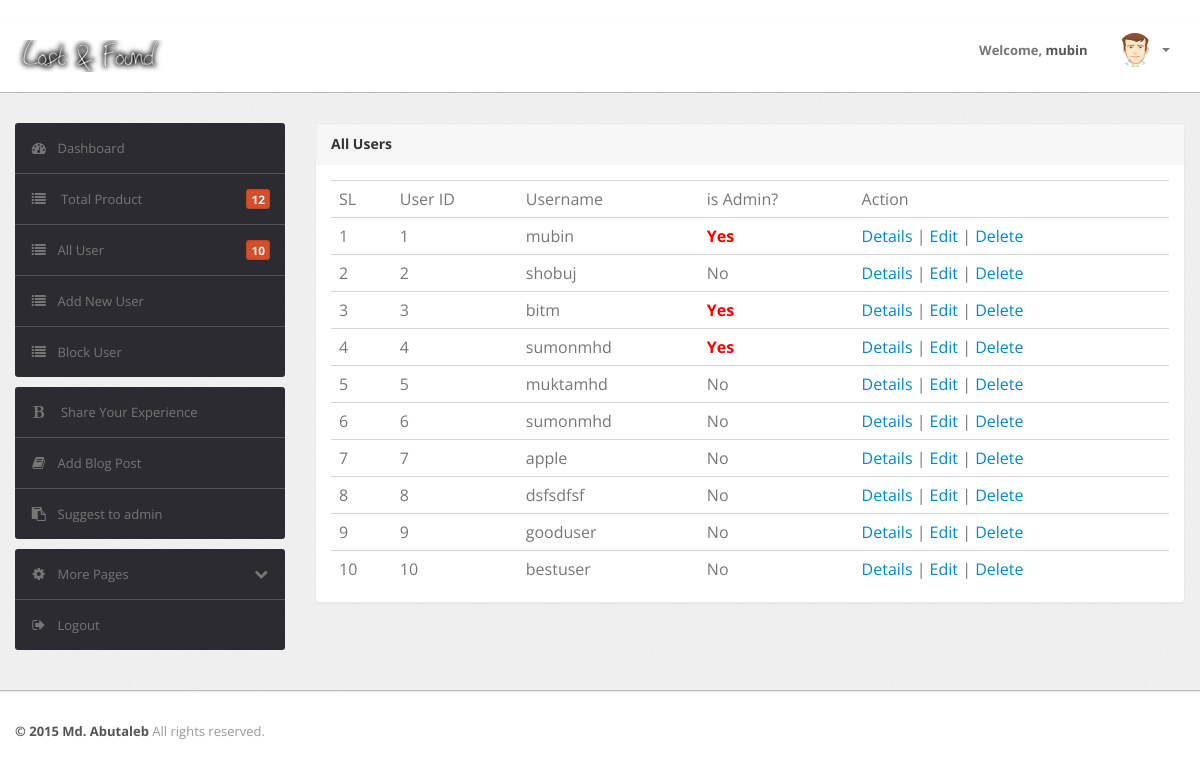
The page /user_list.php (signed in) on the database its author committed.
### tables this page shows
CREATE TABLE IF NOT EXISTS `users` (
  `id` int(4) NOT NULL,
  `username` varchar(63) NOT NULL,
  `email` varchar(100) NOT NULL,
  `password` varchar(50) NOT NULL,
  `is_admin` tinyint(1) NOT NULL,
  `created` datetime DEFAULT NULL,
  `created_by` int(11) DEFAULT NULL,
  `modified` datetime DEFAULT NULL,
  `modified_by` int(11) DEFAULT NULL
);

### src/Product/products.php (called while the page is built, shortened)
<?php
class Products
{
    function __construct()
    {
        $this->conn = new \PDO('mysql:host=localhost;dbname=lostnfound', 'root', '');
        $this->conn->setAttribute(\PDO::ATTR_ERRMODE, \PDO::ERRMODE_EXCEPTION);
    }
    public function number_of_row_product($id = '')
    {
        try {
            $sql = "SELECT * FROM `products`";
            $stmt = $this->conn->prepare($sql);
            $stmt->execute();
            return $stmt->rowCount();
        } catch (PDOException $e) {
            echo 'ERROR: ' . $e->getMessage();
        }
    }
}

### src/Users/users.php (called while the page is built, shortened)
<?php
class Users
{
    public $data = array();
    function __construct()
    {
        $this->conn = new \PDO('mysql:host=localhost;dbname=lostnfound', 'root', '');
        $this->conn->setAttribute(\PDO::ATTR_ERRMODE, \PDO::ERRMODE_EXCEPTION);
    }
    public function find_all_user()
    {
        try {
            $query = "SELECT * FROM users";
            $result = $this->conn->query($query);
            foreach ($result as $row) {
                $this->data[] = $row;
            }
            return $this->data;
        } catch (PDOException $e) {
            echo 'ERROR: ' . $e->getMessage();
        }
    }
    public function number_of_user_count()
    {
        try {
            $sql = "SELECT * FROM `users`";
            $stmt = $this->conn->prepare($sql);
            $stmt->execute();
            return $stmt->rowCount();
        } catch (PDOException $e) {
            echo 'ERROR: ' . $e->getMessage();
        }
    }
}

### user_list.php (the view, shortened to what this page needs)
<?php
if (isset($_SESSION['admin']) && !empty($_SESSION['admin'])) {
    $user_object = new Users();
    $all_users = $user_object->find_all_user();
    ?>
    ﻿<!DOCTYPE html>
    <html lang="en">
        <head>
        <head>
            <link type="text/css" href="bootstrap/css/bootstrap.min.css" rel="stylesheet">
            <link type="text/css" href="bootstrap/css/bootstrap-responsive.min.css" rel="stylesheet">
            <link type="text/css" href="css/theme.css" rel="stylesheet">
            <link type="text/css" href="images/icons/css/font-awesome.css" rel="stylesheet">
        </head>
        <body>
            <div class="navbar navbar-fixed-top">
                <div class="navbar-inner">
                    <div class="container">
                            <a class="brand" href="dashboard.php"><img src="assets/admin/layout3/img/mylogo2.png"</a>
                        <div class="nav-collapse collapse navbar-inverse-collapse">
                            <ul class="nav nav-icons">
                            </ul>
                            <ul class="nav pull-right">
                                <li><a href="#">Welcome, <b><?php echo $_SESSION['username']; ?></b> </a></li>
                                <li class="nav-user dropdown"><a href="#" class="dropdown-toggle" data-toggle="dropdown">
                                        <img src="images/user.png" class="nav-avatar" />
                                        <b class="caret"></b></a>
                                </li>
                            </ul>
                        </div>
                    </div>
                </div>
            </div>
            <div class="wrapper">
                <div class="container">
                    <div class="row">
                        <div class="span3">
                            <div class="sidebar">
                                <ul class="widget widget-menu unstyled">
                                 <?php include_once "menu.php" ?>
                                </ul>
                                <ul class="widget widget-menu unstyled">
                                    <li><a href="#"><i class="menu-icon icon-bold"></i> Share Your Experience </a></li>
                                    <li><a href="#"><i class="menu-icon icon-book"></i>Add Blog Post </a></li>
                                    <li><a href="#"><i class="menu-icon icon-paste"></i>Suggest to admin </a></li>
                                </ul>
                                <ul class="widget widget-menu unstyled">
                                    <li><a class="collapsed" data-toggle="collapse" href="#togglePages"><i class="menu-icon icon-cog">
                                            </i><i class="icon-chevron-down pull-right"></i>More Pages </a>
                                    </li>
                                    <li><a href="logout.php"><i class="menu-icon icon-signout"></i>Logout </a></li>
                                </ul>
                            </div>
                        </div>
                        <div class="span9">
                            <div class="content">
                                <div class="module">
                                    <div class="module-head">
                                        <h3>All Users</h3>
                                    </div>
                                    <div class="module-body">
                                        <table class="table">
                                            <tr>
                                            <td>SL</td>
                                            <td>User ID</td>
                                                <td>Username</td>
                                                <td>is Admin?</td>
                                                <td>Action</td>
                                            </tr>
                                            <?php
    if (isset($all_users) && !empty($all_users)) {
        $sl = 1;
        foreach ($all_users as $user) {
            ?>
            <tr><td><?php echo $sl++ ?></td>
                <td><?php echo $user['id'] ?></td>
                <td><?php echo $user['username'] ?></td>
                <td><?php if($user['is_admin']==1){echo "<b style='color:red'>"."Yes"."</b>";} else{ echo "No"; }?></td>
                <td>
                    <a href="user_details.php?id=<?php echo $user['id']; ?>">Details</a> |
                    <a href="profile_edit.php?id=<?php echo  $user['id'] ?>">Edit</a> |
                    <a href="src/Users/user_delete.php?id=<?php echo $user['id'] ?>">Delete</a>
                </td>
            </tr>
        <?php }
    } ?>
                                        </table>
                                    </div>
                                </div>
                            </div>
                        </div>
                    </div>
                </div>
            </div>
            <div class="footer">
                <div class="container">
                    <b class="copyright">&copy; 2015 Md. Abutaleb </b>All rights reserved.
                </div>
            </div>
        </body>
    </html>
    <?php
} else {
    $_SESSION['invalid'] = "Access Denied ! Please login for continue";
    header('location:login.php');
}
?>

### menu.php (shortened to what this page needs)
<?php
$products = new Products();
$number_of_product = $products->number_of_row_product();
$total_user = new Users();
$number_of_user = $total_user->number_of_user_count();
if (isset($_SESSION['user_id']) && !empty($_SESSION['user_id'])) {
    ?>
    <li class="active"><a href="dashboard.php"><i class="menu-icon icon-dashboard"></i>Dashboard</a></li>
    <?php if (isset($_SESSION['admin'])) { ?>
        <li><a href="product_list.php"><i class="menu-icon icon-list"></i> Total Product <b
                    class="label orange pull-right"><?php echo $number_of_product ?></b></a>
        </li>
        <li><a href="user_list.php"><i class="menu-icon icon-list"></i>All User<b
                    class="label orange pull-right"><?php echo $number_of_user ?></b></a></li>
        <li><a href="add_new_user.php"><i class="menu-icon icon-list"></i>Add New User</a></li>
        <li><a href="user_list.php"><i class="menu-icon icon-list"></i>Block User </a></li>
    <?php } else { ?>
        <li><a href="product_list.php"><i class="menu-icon icon-list"></i>Existing Product<b
                    class="label orange pull-right"></b></a></li>
    <?php }
} else {
    $_SESSION['invalid'] = "Access Denied ! Please login for continue";
    header('location:login.php');
} ?>

### css/theme.css (style rules this page uses)
body { font-size: 13px; font-family: 'Open Sans', Arial, sans-serif; background: #fff; color: #777 }
h1, h2, h3, h4, h5, h6 { color: #333; margin-top: 0 }
h3 { font-size: 20px }
strong, b { color: #555 }
.wrapper { background: url(../images/bg.png) #eee; border-bottom: 1px solid #bbb; -webkit-box-shadow: 0 1px 2px rgba(0,0,0,0.1); -moz-box-shadow: 0 1px 2px rgba(0,0,0,0.1); box-shadow: 0 1px 2px rgba(0,0,0,0.1); padding: 30px 0 }
.footer { color: #999; padding: 30px 0 60px }
body [class^="icon-"], body [class*=" icon-"] { font-size: 14px; line-height: 20px; height: 20px }
.module { background: #fff; -webkit-border-radius: 3px; -moz-border-radius: 3px; border-radius: 3px; border: 1px solid #ccc; border-bottom-color: #bbb; -webkit-box-shadow: 0 0 1px rgba(0,0,0,0.2); -moz-box-shadow: 0 0 1px rgba(0,0,0,0.2); box-shadow: 0 0 1px rgba(0,0,0,0.2); margin-bottom: 30px }
.navbar { position: static!important; margin: 0!important }
.navbar .navbar-inner { background: #fff; border-bottom: 1px solid #bbb; -webkit-box-shadow: 0 1px 2px rgba(0,0,0,0.15); -moz-box-shadow: 0 1px 2px rgba(0,0,0,0.15); box-shadow: 0 1px 2px rgba(0,0,0,0.15) }
.navbar .brand { color: #333; font-weight: bold; font-size: 20px; margin-right: 20px; padding: 20px }
.navbar .nav>li>a { padding: 20px 15px; font-weight: bold; color: #777 }
.nav-user>a { height: 20px }
.nav-avatar { width: 34px; height: 34px; margin: -7px 5px 0 0; -webkit-border-radius: 50%; -moz-border-radius: 50%; border-radius: 50% }
.table { margin-bottom: 0 }
.table th, .table td { border-color: #d5d5d5!important }
.widget-menu { background: #fff; -webkit-border-radius: 3px; -moz-border-radius: 3px; border-radius: 3px; overflow: hidden }
.widget-menu a { color: #555; display: block; line-height: 20px; padding: 15px; text-decoration: none!important }
.widget-menu .menu-icon { margin-right: 10px; color: #767676; -webkit-transition: all .2s ease-in-out; -moz-transition: all .2s ease-in-out; transition: all .2s ease-in-out; }
.widget-menu .label { background: #888; -webkit-box-shadow: 0 0 2px rgba(0,0,0,0.4) inset; -moz-box-shadow: 0 0 2px rgba(0,0,0,0.4) inset; box-shadow: 0 0 2px rgba(0,0,0,0.4) inset; -webkit-border-radius: 3px; -moz-border-radius: 3px; border-radius: 3px; line-height: 20px; padding: 0 5px }
.widget-menu .label.orange { background: #d74f2a }
.widget-menu>li+li { border-top: 1px solid #555 }
.widget-menu>li>a { background-color: #2d2b32; color: #767676; -webkit-transition: all .2s ease-in-out; -moz-transition: all .2s ease-in-out; transition: all .2s ease-in-out; }
.widget-menu>li>a .icon-chevron-down { display: none }
.widget-menu>li>a.collapsed .icon-chevron-down { display: block }
.module { box-shadow: 0 0 3px rgba(0,0,0,.1); border-color: #e9e9e9; margin-bottom: 20px; background-color: #fff; border-radius: 4px; -webkit-box-shadow: 0 1px 1px rgba(0,0,0,.05); box-shadow: 0 1px 1px rgba(0,0,0,.05); }
.module-head { color: #767676; background-color: #f6f6f6; border-color: #e9e9e9; padding: 10px 15px; border-bottom: 1px solid transparent; border-top-right-radius: 3px; border-top-left-radius: 3px; }
.module-head h3 { font-size: 14px; line-height: 20px; height: 20px; margin: 0 }
.module-body { padding: 15px }

### rows shown on the page
users: id "1", username "mubin", is_admin "Yes"
users: id "2", username "shobuj", is_admin "No"
users: id "3", username "bitm", is_admin "Yes"
users: id "4", username "sumonmhd", is_admin "Yes"
users: id "5", username "muktamhd", is_admin "No"
users: id "6", username "sumonmhd", is_admin "No"
users: id "7", username "apple", is_admin "No"
users: id "8", username "dsfsdfsf", is_admin "No"
users: id "9", username "gooduser", is_admin "No"
users: id "10", username "bestuser", is_admin "No"

### other values the page prints
$_SESSION['username'] "mubin"
$number_of_product "12"
$number_of_user "10"
